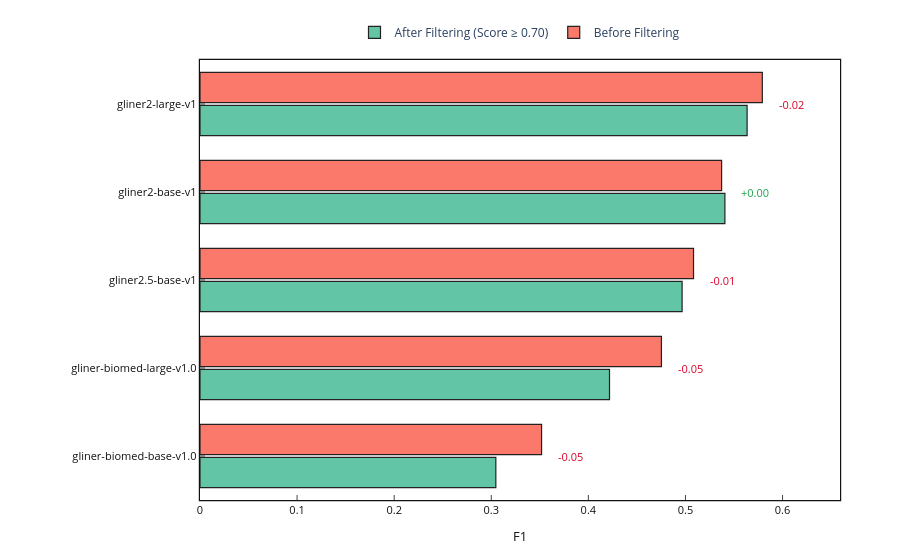

This figure's notebook cell:
### Code cell
# Plot the effect of confidence thresholding on the model's performance metrics.
category = "OVERALL_MICRO"
for metric in ["f1", "precision", "recall"]:
    benchmark_gliner_models_with_threshold = plot_benchmark_models_with_threshold(
        df_gliner_comparison_with_threshold,
        metric=metric,
        category=category,
    )
    save_figure_for_paper(
        benchmark_gliner_models_with_threshold,
        f"../figures/gliner/gliner_benchmark_with_threshold__{confidence_threshold}_{category}_{metric.split('_')[0]}.svg",
    )
    benchmark_gliner_models_with_threshold.show()

### Figure 1 — Plotly figure (JSON) as saved in the notebook; plotly's stock layout.template omitted (floating-point values rounded to 4 significant figures)
{"data": [{"hoverinfo": "skip", "marker": {"color": "#62c5a5", "line": {"color": "#222222", "width": 1.2}}, "name": "After Filtering (Score ≥ 0.70)", "orientation": "h", "type": "bar", "x": [0.3047, 0.4218, 0.4965, 0.5406, 0.5635], "y": ["gliner-biomed-base-v1.0", "gliner-biomed-large-v1.0", "gliner2.5-base-v1", "gliner2-base-v1", "gliner2-large-v1"]}, {"hoverinfo": "skip", "marker": {"color": "#fa796b", "line": {"color": "#222222", "width": 1.2}}, "name": "Before Filtering", "orientation": "h", "type": "bar", "x": [0.3518, 0.4753, 0.5083, 0.5372, 0.5792], "y": ["gliner-biomed-base-v1.0", "gliner-biomed-large-v1.0", "gliner2.5-base-v1", "gliner2-base-v1", "gliner2-large-v1"]}], "layout": {"annotations": [{"font": {"color": "#d90429", "size": 11}, "showarrow": false, "text": "-0.05", "x": 0.3668, "xanchor": "left", "y": "gliner-biomed-base-v1.0", "yanchor": "middle"}, {"font": {"color": "#d90429", "size": 11}, "showarrow": false, "text": "-0.05", "x": 0.4903, "xanchor": "left", "y": "gliner-biomed-large-v1.0", "yanchor": "middle"}, {"font": {"color": "#d90429", "size": 11}, "showarrow": false, "text": "-0.01", "x": 0.5233, "xanchor": "left", "y": "gliner2.5-base-v1", "yanchor": "middle"}, {"font": {"color": "#1ca347", "size": 11}, "showarrow": false, "text": "+0.00", "x": 0.5556, "xanchor": "left", "y": "gliner2-base-v1", "yanchor": "middle"}, {"font": {"color": "#d90429", "size": 11}, "showarrow": false, "text": "-0.02", "x": 0.5942, "xanchor": "left", "y": "gliner2-large-v1", "yanchor": "middle"}], "bargap": 0.25, "bargroupgap": 0.08, "barmode": "group", "hovermode": false, "legend": {"font": {"size": 12}, "orientation": "h", "x": 0.5, "xanchor": "center", "y": 1.03, "yanchor": "bottom"}, "margin": {"b": 60, "l": 200, "r": 60, "t": 60}, "paper_bgcolor": "white", "plot_bgcolor": "white", "xaxis": {"dtick": 0.1, "linecolor": "#111111", "linewidth": 1.2, "mirror": true, "range": [0, 0.6592], "showgrid": false, "showline": true, "tickfont": {"color": "#111111", "size": 11}, "ticks": "inside", "title": {"font": {"color": "#111111", "size": 13}, "text": "F1"}}, "yaxis": {"linecolor": "#111111", "linewidth": 1.2, "mirror": true, "showgrid": false, "showline": true, "tickfont": {"color": "#111111", "size": 11}, "ticks": "inside"}}}
